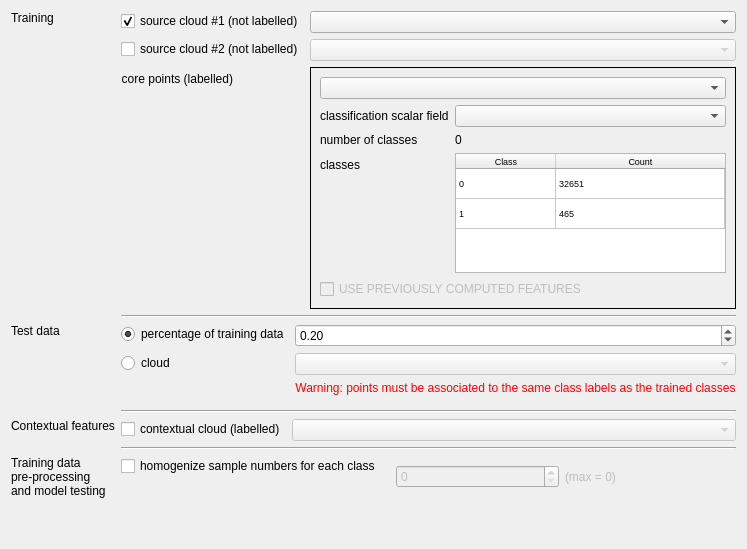
     <widget class="QWidget" name="TrainingPage">
      <attribute name="title">
       <string>Classes, Training and Test data</string>
      </attribute>
      <layout class="QGridLayout" name="gridLayout">
       <item row="2" column="1">
        <layout class="QFormLayout" name="formLayout_2">
         <item row="1" column="0">
          <widget class="QRadioButton" name="testWithPercentageRadioButton">
           <property name="text">
            <string>percentage of training data</string>
           </property>
           <property name="checked">
            <bool>true</bool>
           </property>
          </widget>
         </item>
         <item row="1" column="1">
          <widget class="QDoubleSpinBox" name="testPercentageDoubleSpinBox">
           <property name="singleStep">
            <double>0.050000000000000</double>
           </property>
           <property name="value">
            <double>0.200000000000000</double>
           </property>
          </widget>
         </item>
         <item row="2" column="0">
          <widget class="QRadioButton" name="testWithCloudRadioButton">
           <property name="text">
            <string>cloud</string>
           </property>
          </widget>
         </item>
         <item row="2" column="1">
          <widget class="QFrame" name="testCloudFrame">
           <property name="enabled">
            <bool>false</bool>
           </property>
           <layout class="QVBoxLayout" name="verticalLayout_8">
            <property name="leftMargin">
             <number>0</number>
            </property>
            <property name="topMargin">
             <number>0</number>
            </property>
            <property name="rightMargin">
             <number>0</number>
            </property>
            <item>
             <widget class="QComboBox" name="testCloudComboBox">
              <property name="sizePolicy">
               <sizepolicy hsizetype="Expanding" vsizetype="Fixed">
                <horstretch>0</horstretch>
                <verstretch>0</verstretch>
               </sizepolicy>
              </property>
              <property name="toolTip">
               <string>Source cloud #1 (not labelled)</string>
              </property>
             </widget>
            </item>
            <item>
             <widget class="QLabel" name="label_17">
              <property name="styleSheet">
               <string notr="true">color: red;</string>
              </property>
              <property name="text">
               <string>Warning: points must be associated to the same class labels as the trained classes</string>
              </property>
              <property name="alignment">
               <set>Qt::AlignCenter</set>
              </property>
             </widget>
            </item>
           </layout>
          </widget>
         </item>
        </layout>
       </item>
       <item row="0" column="1">
        <layout class="QFormLayout" name="formLayout">
         <item row="0" column="1">
          <widget class="QComboBox" name="cloud1CloudComboBox">
           <property name="sizePolicy">
            <sizepolicy hsizetype="Expanding" vsizetype="Fixed">
             <horstretch>0</horstretch>
             <verstretch>0</verstretch>
            </sizepolicy>
           </property>
           <property name="toolTip">
            <string>Source cloud #1 (not labelled)</string>
           </property>
          </widget>
         </item>
         <item row="1" column="0">
          <widget class="QCheckBox" name="sourceCloud2CheckBox">
           <property name="text">
            <string>source cloud #2 (not labelled)</string>
           </property>
          </widget>
         </item>
         <item row="1" column="1">
          <widget class="QComboBox" name="clud2CloudComboBox">
           <property name="enabled">
            <bool>false</bool>
           </property>
           <property name="sizePolicy">
            <sizepolicy hsizetype="Expanding" vsizetype="Fixed">
             <horstretch>0</horstretch>
             <verstretch>0</verstretch>
            </sizepolicy>
           </property>
           <property name="toolTip">
            <string>Source cloud #2 (not labelled) - optional</string>
           </property>
          </widget>
         </item>
         <item row="2" column="0">
          <widget class="QLabel" name="label_3">
           <property name="text">
            <string>core points (labelled)</string>
           </property>
           <property name="alignment">
            <set>Qt::AlignRight|Qt::AlignTrailing|Qt::AlignVCenter</set>
           </property>
          </widget>
         </item>
         <item row="2" column="1">
          <widget class="QFrame" name="corePointsFrame">
           <property name="frameShape">
            <enum>QFrame::Box</enum>
           </property>
           <layout class="QVBoxLayout" name="verticalLayout">
            <item>
             <widget class="QComboBox" name="corePointsComboBox">
              <property name="sizePolicy">
               <sizepolicy hsizetype="Expanding" vsizetype="Fixed">
                <horstretch>0</horstretch>
                <verstretch>0</verstretch>
               </sizepolicy>
              </property>
              <property name="toolTip">
               <string>Labelled core points: coud be the same as cloud #1
but should ideally be smaller (e.g. a subsampled version of cloud #1)</string>
              </property>
             </widget>
            </item>
            <item>
             <layout class="QFormLayout" name="formLayout_3">
              <item row="0" column="0">
               <widget class="QLabel" name="label_4">
                <property name="text">
                 <string>classification scalar field</string>
                </property>
               </widget>
              </item>
              <item row="0" column="1">
               <widget class="QComboBox" name="classificationSFComboBox"/>
              </item>
              <item row="1" column="0">
               <widget class="QLabel" name="label_5">
                <property name="text">
                 <string>number of classes</string>
                </property>
               </widget>
              </item>
              <item row="1" column="1">
               <widget class="QLabel" name="classesCountLabel">
                <property name="text">
                 <string>0</string>
                </property>
               </widget>
              </item>
              <item row="2" column="0">
               <widget class="QLabel" name="label_6">
                <property name="text">
                 <string>classes</string>
                </property>
               </widget>
              </item>
              <item row="2" column="1">
               <widget class="QTableWidget" name="classesTableWidget">
                <property name="maximumSize">
                 <size>
                  <width>16777215</width>
                  <height>120</height>
                 </size>
                </property>
                <property name="font">
                 <font>
                  <pointsize>7</pointsize>
                 </font>
                </property>
                <property name="showGrid">
                 <bool>true</bool>
                </property>
                <attribute name="horizontalHeaderStretchLastSection">
                 <bool>true</bool>
                </attribute>
                <attribute name="verticalHeaderVisible">
                 <bool>false</bool>
                </attribute>
                <row>
                 <property name="text">
                  <string>0</string>
                 </property>
                </row>
                <row>
                 <property name="text">
                  <string>1</string>
                 </property>
                </row>
                <column>
                 <property name="text">
                  <string>Class</string>
                 </property>
                </column>
                <column>
                 <property name="text">
                  <string>Count</string>
                 </property>
                </column>
                <item row="0" column="0">
                 <property name="text">
                  <string>0</string>
                 </property>
                </item>
                <item row="0" column="1">
                 <property name="text">
                  <string>32651</string>
                 </property>
                </item>
                <item row="1" column="0">
                 <property name="text">
                  <string>1</string>
                 </property>
                </item>
                <item row="1" column="1">
                 <property name="text">
                  <string>465</string>
                 </property>
                </item>
               </widget>
              </item>
             </layout>
            </item>
            <item>
             <widget class="QCheckBox" name="usePrevFeaturesCheckBox">
              <property name="enabled">
               <bool>false</bool>
              </property>
              <property name="toolTip">
               <string>Use previously computed features
(only if the cloud has already been processed)</string>
              </property>
              <property name="text">
               <string>USE PREVIOUSLY COMPUTED FEATURES </string>
              </property>
             </widget>
            </item>
           </layout>
          </widget>
         </item>
         <item row="0" column="0">
          <widget class="QCheckBox" name="sourceCloud1CheckBox">
           <property name="text">
            <string>source cloud #1 (not labelled)</string>
           </property>
           <property name="checked">
            <bool>true</bool>
           </property>
          </widget>
         </item>
        </layout>
       </item>
       <item row="4" column="1">
        <layout class="QFormLayout" name="formLayout_4">
         <item row="0" column="0">
          <widget class="QCheckBox" name="contextualFeaturesCheckBox">
           <property name="text">
            <string>contextual cloud (labelled)</string>
           </property>
          </widget>
         </item>
         <item row="0" column="1">
          <widget class="QComboBox" name="contextFeaturesCloudComboBox">
           <property name="enabled">
            <bool>false</bool>
           </property>
           <property name="sizePolicy">
            <sizepolicy hsizetype="Expanding" vsizetype="Fixed">
             <horstretch>0</horstretch>
             <verstretch>0</verstretch>
            </sizepolicy>
           </property>
           <property name="toolTip">
            <string>Source cloud #1 (not labelled)</string>
           </property>
          </widget>
         </item>
        </layout>
       </item>
       <item row="6" column="1">
        <layout class="QFormLayout" name="formLayout_5">
         <item row="0" column="0">
          <widget class="QCheckBox" name="homogenizeSampleCountCheckBox">
           <property name="text">
            <string>homogenize sample numbers for each class</string>
           </property>
          </widget>
         </item>
         <item row="0" column="1">
          <widget class="QFrame" name="sampleCountFrame">
           <property name="enabled">
            <bool>false</bool>
           </property>
           <layout class="QHBoxLayout" name="horizontalLayout">
            <item>
             <widget class="QSpinBox" name="sampleCountSpinBox">
              <property name="maximum">
               <number>1000000000</number>
              </property>
             </widget>
            </item>
            <item>
             <widget class="QLabel" name="label_9">
              <property name="text">
               <string>(max = 0)</string>
              </property>
             </widget>
            </item>
           </layout>
          </widget>
         </item>
        </layout>
       </item>
       <item row="4" column="0">
        <widget class="QLabel" name="label">
         <property name="text">
          <string>Contextual features</string>
         </property>
         <property name="alignment">
          <set>Qt::AlignLeading|Qt::AlignLeft|Qt::AlignTop</set>
         </property>
        </widget>
       </item>
       <item row="0" column="0">
        <widget class="QLabel" name="label_7">
         <property name="text">
          <string>Training</string>
         </property>
         <property name="alignment">
          <set>Qt::AlignLeading|Qt::AlignLeft|Qt::AlignTop</set>
         </property>
        </widget>
       </item>
       <item row="1" column="1">
        <widget class="Line" name="line">
         <property name="orientation">
          <enum>Qt::Horizontal</enum>
         </property>
        </widget>
       </item>
       <item row="2" column="0">
        <widget class="QLabel" name="label_2">
         <property name="text">
          <string>Test data</string>
         </property>
         <property name="alignment">
          <set>Qt::AlignLeading|Qt::AlignLeft|Qt::AlignTop</set>
         </property>
        </widget>
       </item>
       <item row="3" column="1">
        <widget class="Line" name="line_2">
         <property name="orientation">
          <enum>Qt::Horizontal</enum>
         </property>
        </widget>
       </item>
       <item row="5" column="1">
        <widget class="Line" name="line_3">
         <property name="orientation">
          <enum>Qt::Horizontal</enum>
         </property>
        </widget>
       </item>
       <item row="6" column="0">
        <widget class="QLabel" name="label_8">
         <property name="text">
          <string>Training data
pre-processing
and model testing</string>
         </property>
         <property name="alignment">
          <set>Qt::AlignLeading|Qt::AlignLeft|Qt::AlignTop</set>
         </property>
        </widget>
       </item>
       <item row="7" column="1">
        <spacer name="verticalSpacer">
         <property name="orientation">
          <enum>Qt::Vertical</enum>
         </property>
         <property name="sizeType">
          <enum>QSizePolicy::Expanding</enum>
         </property>
         <property name="sizeHint" stdset="0">
          <size>
           <width>20</width>
           <height>40</height>
          </size>
         </property>
        </spacer>
       </item>
      </layout>
     </widget>
